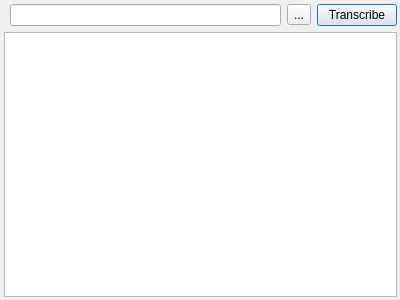
<?xml version="1.0" encoding="UTF-8"?>
<ui version="4.0">
 <class>TranscriberDialog</class>
 <widget class="QDialog" name="TranscriberDialog">
  <property name="geometry">
   <rect>
    <x>0</x>
    <y>0</y>
    <width>400</width>
    <height>300</height>
   </rect>
  </property>
  <property name="minimumSize">
   <size>
    <width>400</width>
    <height>300</height>
   </size>
  </property>
  <property name="maximumSize">
   <size>
    <width>400</width>
    <height>300</height>
   </size>
  </property>
  <property name="windowTitle">
   <string>Transcriber - SpeechControl</string>
  </property>
  <widget class="QWidget" name="gridLayoutWidget">
   <property name="geometry">
    <rect>
     <x>4</x>
     <y>4</y>
     <width>393</width>
     <height>293</height>
    </rect>
   </property>
   <layout class="QGridLayout" name="gridLayout">
    <item row="0" column="1">
     <widget class="QLineEdit" name="lineEditPath"/>
    </item>
    <item row="0" column="3">
     <widget class="QPushButton" name="btnTranscribe">
      <property name="text">
       <string>Transcribe</string>
      </property>
     </widget>
    </item>
    <item row="1" column="0" colspan="4">
     <widget class="QTextBrowser" name="textBrowserTranscription"/>
    </item>
    <item row="0" column="2">
     <widget class="QToolButton" name="btnOpen">
      <property name="text">
       <string>...</string>
      </property>
     </widget>
    </item>
   </layout>
  </widget>
 </widget>
 <resources/>
 <connections/>
</ui>
